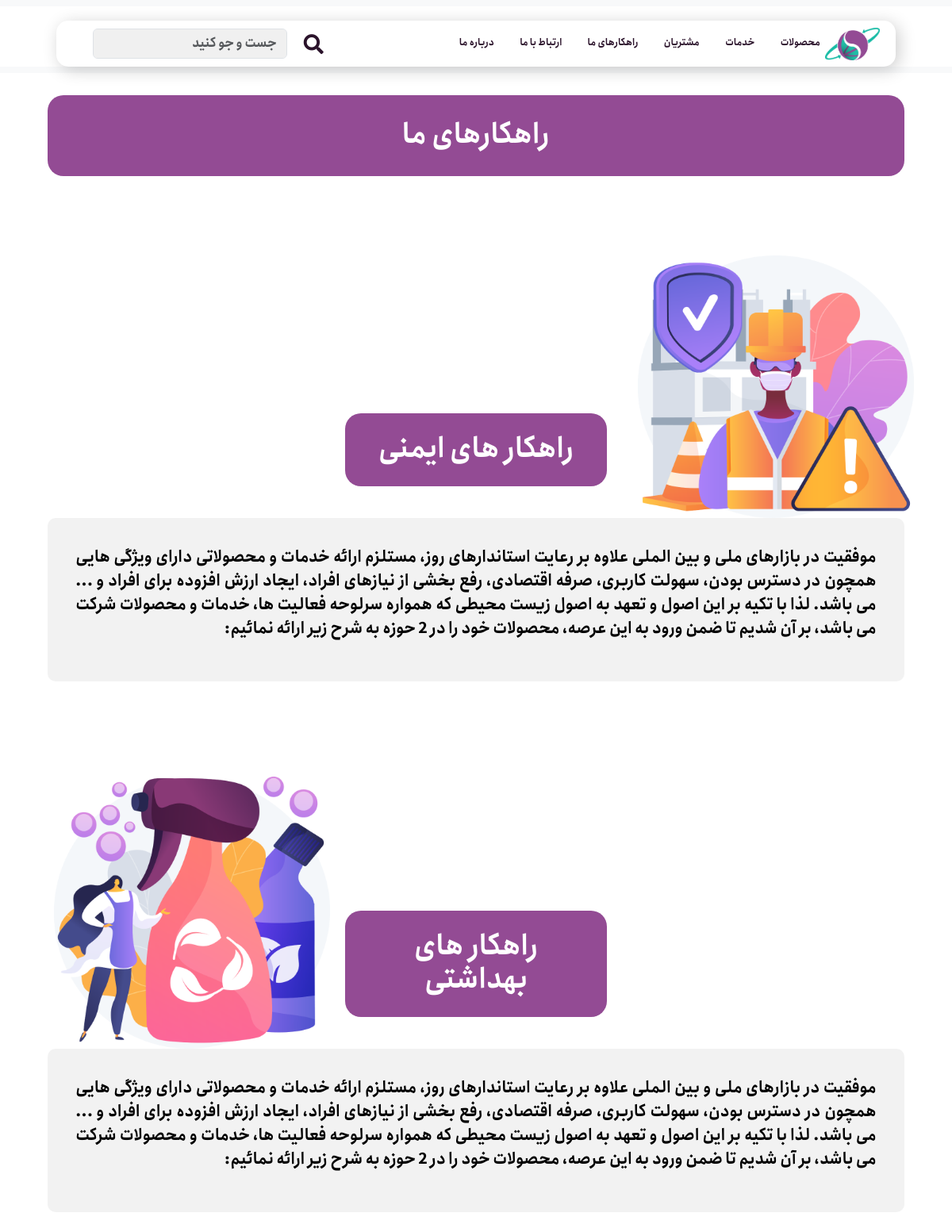
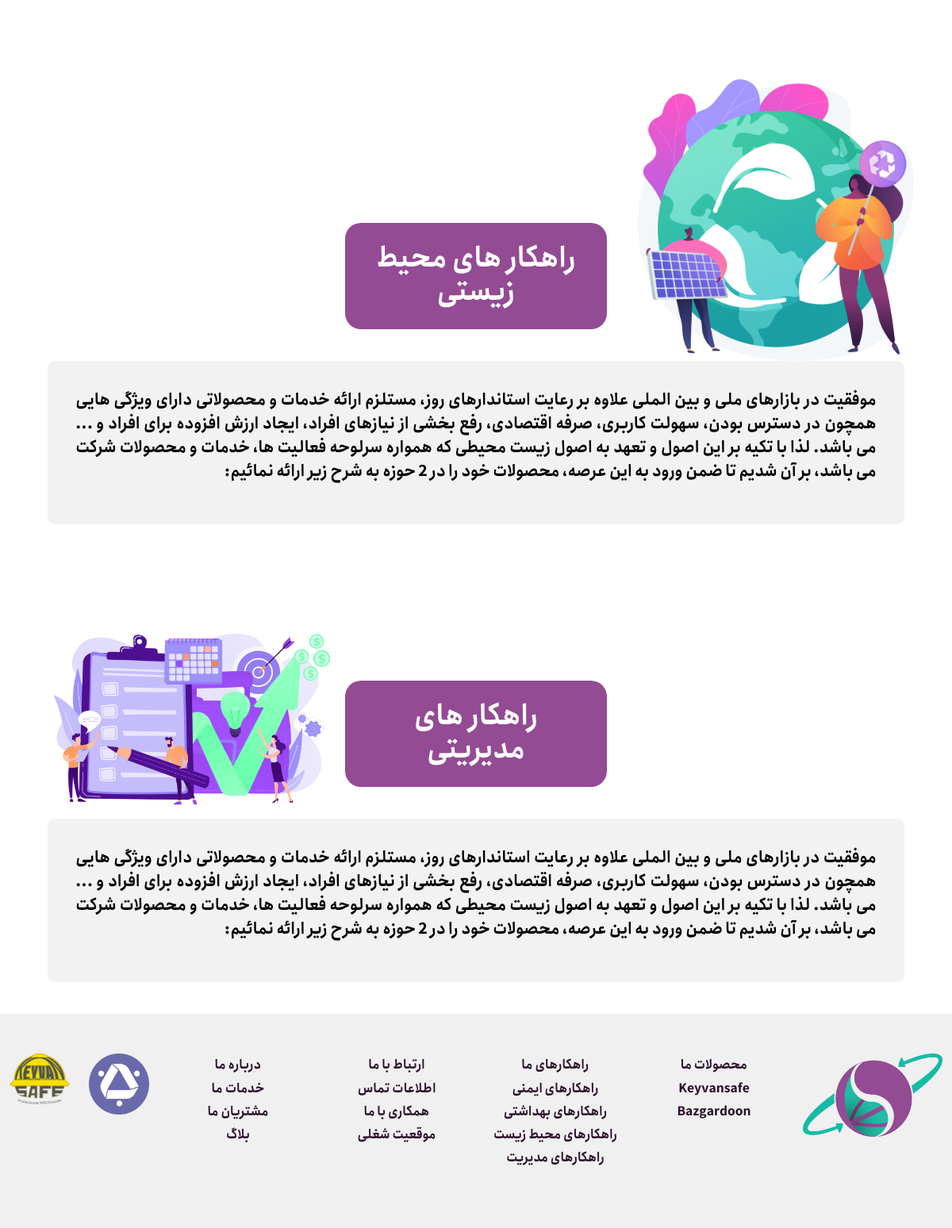
The page /solutionslist on the database its author committed (2 pictures, top to bottom).
### services/models.py (models this page shows, shortened)
class Oursolutions(models.Model):
    title = models.CharField(max_length=100, null=False,
                             blank=False, verbose_name='عنوان')
    description = models.TextField(
        null=False, blank=False, verbose_name='توضیحات')
    image = models.ImageField(null=False, blank=False, verbose_name='عکس')
    class Meta:
        verbose_name = "راهکار ما"
        verbose_name_plural = "راهکارهای ما"

### services/views.py (the view)
# urls.py: path("solutionslist", views.OurSolutionsListView.as_view(),
class OurSolutionsListView(ListView):
    model = Oursolutions
    template_name = 'services/solutions.html'
    context_object_name = "solutions"

### services/templates/services/solutions.html (shortened to what this page needs)
{% extends 'base.html' %}
{% load static %}
{% block contant %}
    <div class="titles">
      <div class="col-12">
        <div class="title-box">
          <h2 class="title">راهکارهای ما</h2>
        </div>
      </div>
    </div>
    {% for solution in solutions|slice:"0:1"  %}
    <div  id="rahkar-imeni" class="solutions-container text-center">
      <div class="row align-items-end">
        <div class="col-lg-4 side">
          <img src="{{ solution.image.url }}" alt="عکس" />
        </div>
        <div class="col-lg-4">
          <div class="title-box">
            <h2 class="title">{{ solution.title }}</h2>
          </div>
        </div>
      </div>
      <div class="row">
        <div class="col">
          <div class="text-box">
            <p>
              {{ solution.description }}
            </p>
          </div>
        </div>
      </div>
    </div>
    {% endfor %}
    {% for solution in solutions|slice:"1:2"  %}
    <div id="rahkar-behdashti" class="solutions-container text-center">
      <div class="row align-items-end first-item">
        <div class="col-lg-4">
          <div class="title-box">
            <h2 class="title">{{ solution.title }}</h2>
          </div>
        </div>
        <div class="col-lg-4 side">
          <img src="{{ solution.image.url }}" alt="عکس" />
        </div>
      </div>
      <div class="row">
        <div class="col">
          <div class="text-box">
            <p>
              {{ solution.description }}
            </p>
          </div>
        </div>
      </div>
    </div>
    {% endfor %}
    {% for solution in solutions|slice:"2:3"  %}
    <div id="rahkar-mohiti" class="solutions-container text-center">
      <div class="row align-items-end">
        <div class="col-lg-4 side">
          <img src="{{ solution.image.url }}" alt="عکس" />
        </div>
        <div class="col-lg-4">
          <div class="title-box">
            <h2 class="title">{{ solution.title }}</h2>
          </div>
        </div>
      </div>
      <div class="row">
        <div class="col">
          <div class="text-box">
            <p>
              {{ solution.description }}
            </p>
          </div>
        </div>
      </div>
    </div>
    {% endfor %}
    {% for solution in solutions|slice:"3:4"  %}
    <div id="rahkar-modiriati" class="solutions-container text-center">
      <div class="row align-items-end first-item">
        <div class="col-lg-4">
          <div class="title-box">
            <h2 class="title">{{ solution.title }}</h2>
          </div>
        </div>
        <div class="col-lg-4 side">
          <img src="{{ solution.image.url }}" alt="عکس" />
        </div>
      </div>
      <div class="row">
        <div class="col">
          <div class="text-box">
            <p>
              {{ solution.description }}
            </p>
          </div>
        </div>
      </div>
    </div>
    {% endfor %}
{% endblock %}

### static/css/styles.css (style rules this page uses)
.body { font-family: "font1"; overflow-x: hidden; }
h2 { text-align: right; padding: 20px; padding-right: 0; margin-right: 20px; padding-bottom: 0; }
.titles { display: flex; align-items: center; padding: 5%; padding-top: 120px; padding-bottom: 0px; }
.titles .title-box { background-color: rgba(147, 75, 148, 1); color: #ffffff; padding: 10px; border-radius: 20px; margin-bottom: 20px; text-align: center; }
.titles .title-box .title { text-align: center; font-size: 35px; margin-bottom: 20px; }
.solutions-container { margin-top: 20px; padding: 5%; padding-top: 40px; padding-bottom: 40px; }
.solutions-container .side { flex: 1; padding: 20px; padding-right: 0; text-align: center; padding-bottom: 0; }
.solutions-container .side img { max-width: 100%; height: auto; }
.solutions-container .title-box { background-color: rgba(147, 75, 148, 1); color: #ffffff; padding: 5px; margin: 2%; border-radius: 20px; margin-bottom: 40px; text-align: center; }
.solutions-container .title-box .title { text-align: center; font-size: 35px; margin-bottom: 20px; }
.solutions-container .text-box { text-align: right; background-color: #f0f0f0d1; color: #000000; padding: 35px; border-radius: 10px; font-size: 20px; text-align: justify; }
.title-box .title { text-align: center; font-size: 20px; }

### rows shown on the page
Oursolutions: image (picture), title "راهکار های ایمنی", description "موفقیت در بازارهای ملی و بین الملی علاوه بر رعایت استاندارهای روز، مستلزم ارائه خدمات و محصولاتی دارای ویژگی هایی همچون در دسترس بودن، سهولت کاربری، صرفه اقتصادی، رفع بخشی از نیازهای افراد، ایجاد ارزش افزوده برای افراد و ... می باشد. لذا با تکیه بر این اصول و تعهد به اصول زیست محیطی که همواره سرلوحه فعالیت ها، خدمات و محصولات شرکت می باشد، بر آن شدیم تا ضمن ورود به این عرصه، محصولات خود را در 2 حوزه به شرح زیر ارائه نمائیم:"
Oursolutions: title "راهکار های بهداشتی", image (picture), description "موفقیت در بازارهای ملی و بین الملی علاوه بر رعایت استاندارهای روز، مستلزم ارائه خدمات و محصولاتی دارای ویژگی هایی همچون در دسترس بودن، سهولت کاربری، صرفه اقتصادی، رفع بخشی از نیازهای افراد، ایجاد ارزش افزوده برای افراد و ... می باشد. لذا با تکیه بر این اصول و تعهد به اصول زیست محیطی که همواره سرلوحه فعالیت ها، خدمات و محصولات شرکت می باشد، بر آن شدیم تا ضمن ورود به این عرصه، محصولات خود را در 2 حوزه به شرح زیر ارائه نمائیم:"
Oursolutions: image (picture), title "راهکار های محیط زیستی", description "موفقیت در بازارهای ملی و بین الملی علاوه بر رعایت استاندارهای روز، مستلزم ارائه خدمات و محصولاتی دارای ویژگی هایی همچون در دسترس بودن، سهولت کاربری، صرفه اقتصادی، رفع بخشی از نیازهای افراد، ایجاد ارزش افزوده برای افراد و ... می باشد. لذا با تکیه بر این اصول و تعهد به اصول زیست محیطی که همواره سرلوحه فعالیت ها، خدمات و محصولات شرکت می باشد، بر آن شدیم تا ضمن ورود به این عرصه، محصولات خود را در 2 حوزه به شرح زیر ارائه نمائیم:"
Oursolutions: title "راهکار های مدیریتی", image (picture), description "موفقیت در بازارهای ملی و بین الملی علاوه بر رعایت استاندارهای روز، مستلزم ارائه خدمات و محصولاتی دارای ویژگی هایی همچون در دسترس بودن، سهولت کاربری، صرفه اقتصادی، رفع بخشی از نیازهای افراد، ایجاد ارزش افزوده برای افراد و ... می باشد. لذا با تکیه بر این اصول و تعهد به اصول زیست محیطی که همواره سرلوحه فعالیت ها، خدمات و محصولات شرکت می باشد، بر آن شدیم تا ضمن ورود به این عرصه، محصولات خود را در 2 حوزه به شرح زیر ارائه نمائیم:"
